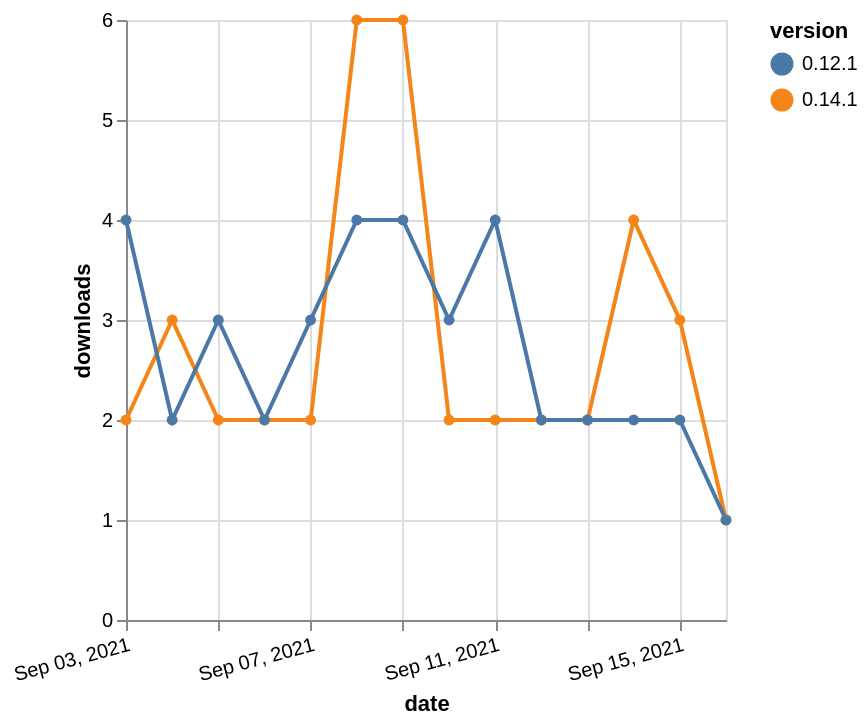

Write the Vega-Lite specification saved for this chart.
### Vega-Lite specification from a JSON file in a GitHub repository (floating-point values rounded to 4 significant figures)
{"$schema": "https://vega.github.io/schema/vega-lite/v5.json", "description": "A simple bar chart with embedded data.", "data": {"values": [{"date": "2021-09-03", "total": 2805, "delta": 2, "version": "0.14.1"}, {"date": "2021-09-04", "total": 2808, "delta": 3, "version": "0.14.1"}, {"date": "2021-09-05", "total": 2810, "delta": 2, "version": "0.14.1"}, {"date": "2021-09-06", "total": 2812, "delta": 2, "version": "0.14.1"}, {"date": "2021-09-07", "total": 2814, "delta": 2, "version": "0.14.1"}, {"date": "2021-09-08", "total": 2820, "delta": 6, "version": "0.14.1"}, {"date": "2021-09-09", "total": 2826, "delta": 6, "version": "0.14.1"}, {"date": "2021-09-10", "total": 2828, "delta": 2, "version": "0.14.1"}, {"date": "2021-09-11", "total": 2830, "delta": 2, "version": "0.14.1"}, {"date": "2021-09-12", "total": 2832, "delta": 2, "version": "0.14.1"}, {"date": "2021-09-13", "total": 2834, "delta": 2, "version": "0.14.1"}, {"date": "2021-09-14", "total": 2838, "delta": 4, "version": "0.14.1"}, {"date": "2021-09-15", "total": 2841, "delta": 3, "version": "0.14.1"}, {"date": "2021-09-16", "total": 2842, "delta": 1, "version": "0.14.1"}, {"date": "2021-09-03", "total": 3812, "delta": 4, "version": "0.12.1"}, {"date": "2021-09-04", "total": 3814, "delta": 2, "version": "0.12.1"}, {"date": "2021-09-05", "total": 3817, "delta": 3, "version": "0.12.1"}, {"date": "2021-09-06", "total": 3819, "delta": 2, "version": "0.12.1"}, {"date": "2021-09-07", "total": 3822, "delta": 3, "version": "0.12.1"}, {"date": "2021-09-08", "total": 3826, "delta": 4, "version": "0.12.1"}, {"date": "2021-09-09", "total": 3830, "delta": 4, "version": "0.12.1"}, {"date": "2021-09-10", "total": 3833, "delta": 3, "version": "0.12.1"}, {"date": "2021-09-11", "total": 3837, "delta": 4, "version": "0.12.1"}, {"date": "2021-09-12", "total": 3839, "delta": 2, "version": "0.12.1"}, {"date": "2021-09-13", "total": 3841, "delta": 2, "version": "0.12.1"}, {"date": "2021-09-14", "total": 3843, "delta": 2, "version": "0.12.1"}, {"date": "2021-09-15", "total": 3845, "delta": 2, "version": "0.12.1"}, {"date": "2021-09-16", "total": 3846, "delta": 1, "version": "0.12.1"}]}, "width": "container", "mark": {"type": "line", "point": {"filled": true}}, "encoding": {"x": {"field": "date", "type": "temporal", "timeUnit": "yearmonthdate", "title": "date", "axis": {"labelAngle": -15}}, "y": {"field": "delta", "type": "quantitative", "title": "downloads"}, "color": {"field": "version", "type": "nominal"}, "tooltip": {"field": "delta"}}}
